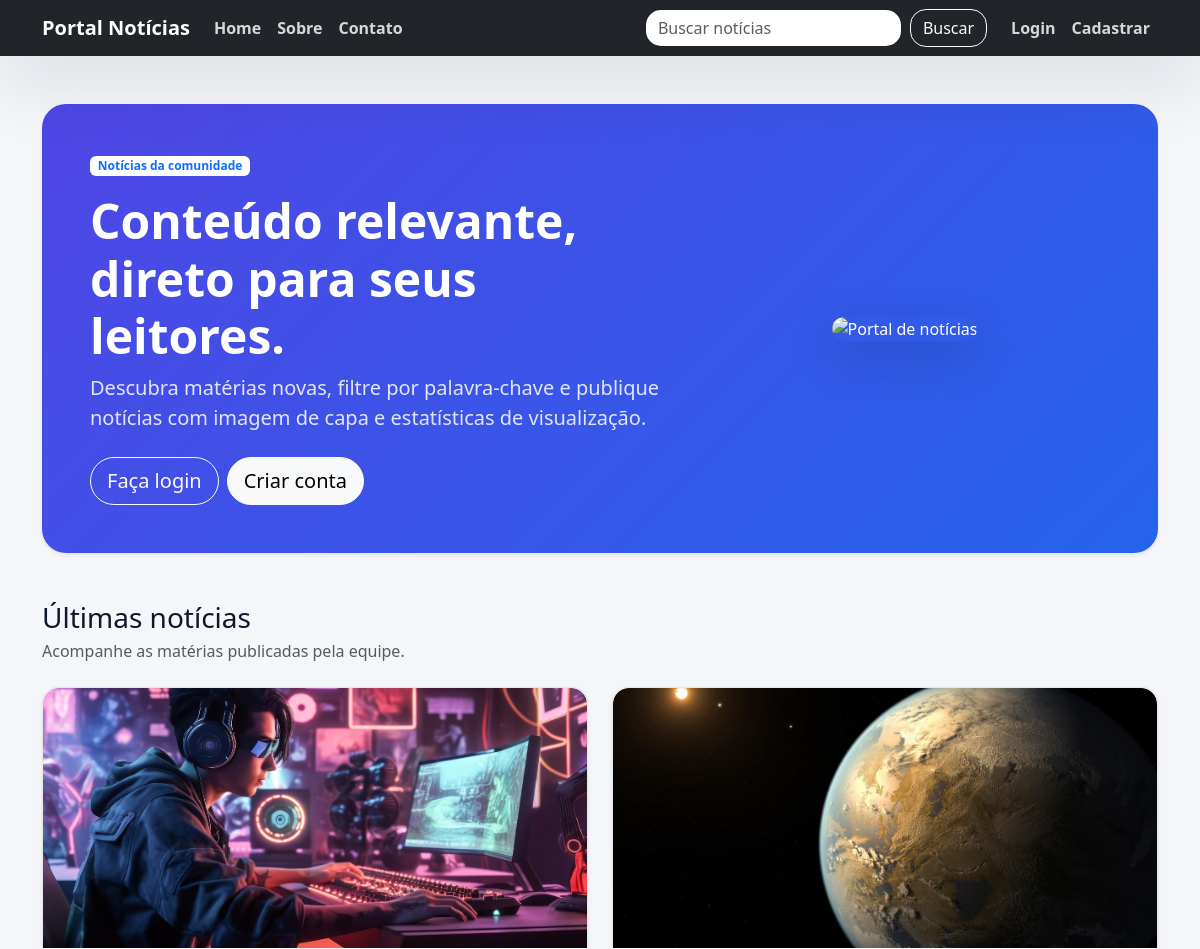
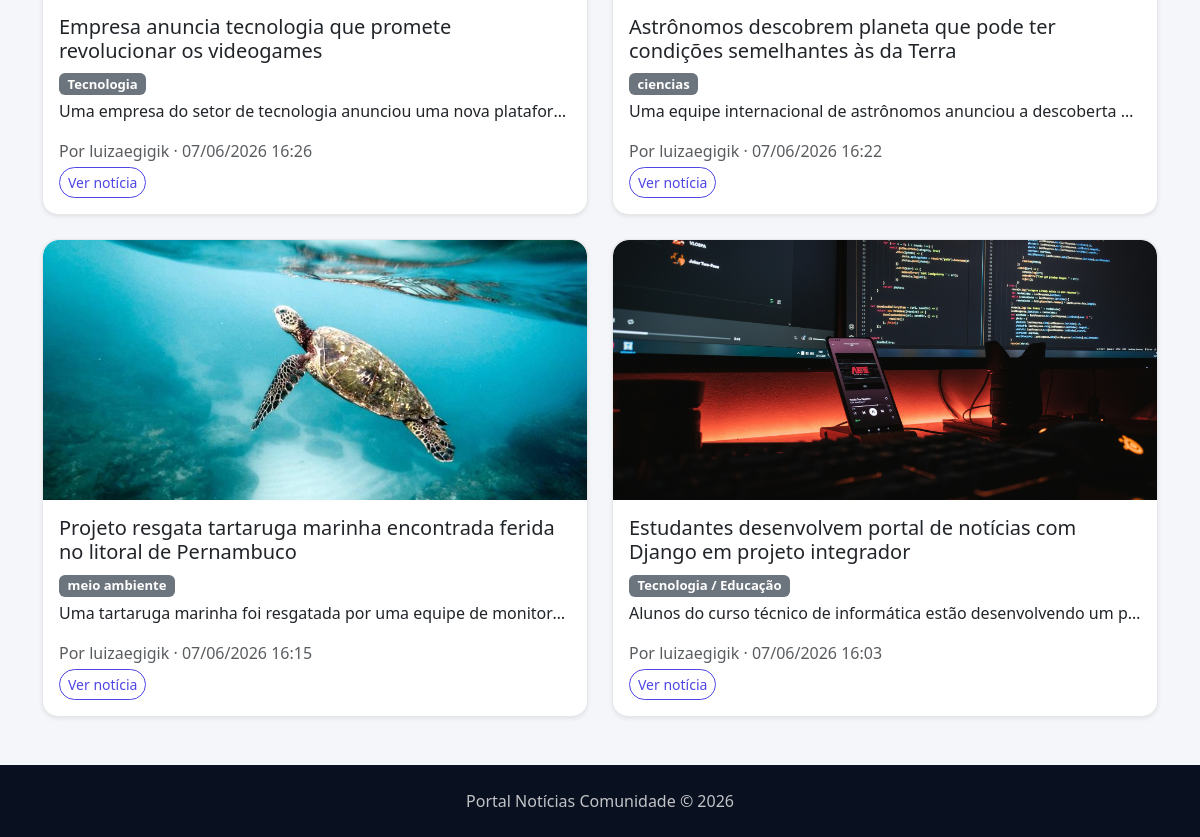
The page / on the database its author committed (2 pictures, top to bottom).
### noticias/models.py (models this page shows, shortened)
class Noticia(models.Model):
    titulo = models.CharField(max_length=200)
    conteudo = models.TextField()
    categoria = models.CharField(max_length=100)
    imagem = models.ImageField(upload_to='noticias/', blank=True, null=True)
    data_publicacao = models.DateTimeField(auto_now_add=True)
    autor = models.ForeignKey(User, on_delete=models.CASCADE)
    visualizacoes = models.PositiveIntegerField(default=0)
    class Meta:
        ordering = ['-data_publicacao']

### noticias/views.py (the view, shortened to what this page needs)
# urls.py: 2. Add a URL to urlpatterns:  path('', views.home, name='home')
def home(request):
    query = request.GET.get('q', '')
    noticias = Noticia.objects.all()
    context = {
        'noticias': noticias,
        'query': query,
    }
    return render(request, 'noticias/home.html', context)

### noticias/templates/noticias/home.html (shortened to what this page needs)
{% extends 'noticias/base.html' %}
{% block content %}
<section class="hero-section p-5 mb-5 shadow-sm">
    <div class="row align-items-center">
        <div class="col-lg-7">
            <span class="badge bg-white text-primary mb-3">Notícias da comunidade</span>
            <h1 class="display-5 fw-bold">Conteúdo relevante, direto para seus leitores.</h1>
            <p class="lead text-white opacity-85 mb-4">Descubra matérias novas, filtre por palavra-chave e publique notícias com imagem de capa e estatísticas de visualização.</p>
            <div class="d-flex flex-wrap gap-2">
                {% if user.is_authenticated %}
                    <a class="btn btn-light btn-lg" href="{% url 'noticia_create' %}">Publicar notícia</a>
                {% else %}
                    <a class="btn btn-outline-light btn-lg" href="{% url 'login' %}">Faça login</a>
                    <a class="btn btn-light btn-lg" href="{% url 'register' %}">Criar conta</a>
                {% endif %}
            </div>
        </div>
        <div class="col-lg-5 text-center mt-4 mt-lg-0">
            <img src="https://images.unsplash.com/photo-1504384308090-c894fdcc538d?auto=format&fit=crop&w=900&q=80" class="img-fluid rounded-4 shadow-lg" alt="Portal de notícias" />
        </div>
    </div>
</section>
<div class="d-flex flex-column flex-md-row justify-content-between align-items-start align-items-md-center mb-4 gap-3">
    <div>
        <h2 class="h3 mb-1">Últimas notícias</h2>
        <p class="text-muted mb-0">Acompanhe as matérias publicadas pela equipe.</p>
    </div>
</div>
{% if noticias.exists %}
<div class="row gy-4">
    {% for noticia in noticias %}
        <div class="col-md-6">
            <div class="card noticia-card h-100 shadow-sm">
                {% if noticia.imagem %}
                    <img src="{{ noticia.imagem.url }}" class="card-img-top" alt="Capa da notícia">
                {% else %}
                    <img src="https://via.placeholder.com/800x420?text=Sem+imagem" class="card-img-top" alt="Sem imagem">
                {% endif %}
                <div class="card-body d-flex flex-column">
                    <h5 class="card-title">{{ noticia.titulo }}</h5>
                    <p class="mb-1">
                        <span class="badge bg-secondary badge-categoria">{{ noticia.categoria }}</span>
                    </p>
                    <p class="card-text text-truncate">{{ noticia.conteudo|truncatechars:150 }}</p>
                    <div class="mt-auto">
                        <p class="text-muted mb-1">Por {{ noticia.autor.username }} · {{ noticia.data_publicacao|date:'d/m/Y H:i' }}</p>
                        <a href="{% url 'noticia_detail' noticia.pk %}" class="btn btn-outline-primary btn-sm">Ver notícia</a>
                    </div>
                </div>
            </div>
        </div>
    {% endfor %}
</div>
{% else %}
    <div class="alert alert-info">Nenhuma notícia encontrada.</div>
{% endif %}
{% endblock %}

### noticias/templates/noticias/base.html (shortened to what this page needs)
<!DOCTYPE html>
<html lang="pt-br">
<head>
    <link href="https://cdn.jsdelivr.net/npm/bootstrap@5.3.2/dist/css/bootstrap.min.css" rel="stylesheet" />
</head>
<body class="d-flex flex-column min-vh-100">
<nav class="navbar navbar-expand-lg navbar-dark bg-dark">
    <div class="container">
        <a class="navbar-brand" href="{% url 'home' %}">Portal Notícias</a>
        <div class="collapse navbar-collapse" id="navbarNav">
            <ul class="navbar-nav me-auto mb-2 mb-lg-0">
                <li class="nav-item"><a class="nav-link" href="{% url 'home' %}">Home</a></li>
                <li class="nav-item"><a class="nav-link" href="{% url 'about' %}">Sobre</a></li>
                <li class="nav-item"><a class="nav-link" href="{% url 'contact' %}">Contato</a></li>
            </ul>
            <form class="d-flex" action="{% url 'home' %}" method="get">
                <input class="form-control me-2" type="search" name="q" placeholder="Buscar notícias" aria-label="Buscar" value="{{ query|default:'' }}" />
                <button class="btn btn-outline-light" type="submit">Buscar</button>
            </form>
            <ul class="navbar-nav ms-3">
                {% if user.is_authenticated %}
                    <li class="nav-item"><a class="nav-link" href="{% url 'admin_noticias' %}">Notícias</a></li>
                    <li class="nav-item"><a class="nav-link" href="{% url 'admin_tarefas' %}">Tarefas</a></li>
                    <li class="nav-item"><a class="nav-link" href="{% url 'logout' %}">Sair</a></li>
                {% else %}
                    <li class="nav-item"><a class="nav-link" href="{% url 'login' %}">Login</a></li>
                    <li class="nav-item"><a class="nav-link" href="{% url 'register' %}">Cadastrar</a></li>
                {% endif %}
            </ul>
        </div>
    </div>
</nav>
<div class="container my-5">
    {% block content %}{% endblock %}
</div>
<footer class="footer-dark py-4 mt-auto">
    <div class="container text-center">
        <p class="mb-0">Portal Notícias Comunidade &copy; 2026</p>
    </div>
</footer>
</body>
</html>

### noticias/templates/noticias/base.html (style rules this page uses)
:root { color-scheme: light; font-family: 'Inter', sans-serif; --bg: #f4f6f9; --bg-surface: #ffffff; --text: #0f172a; --muted: #64748b; --primary: #4f46e5; --primary-soft: #eef2ff; --border: rgba(15, 23, 42, 0.1); }
*, *::before, *::after { box-sizing: border-box; }
body { margin: 0; background: var(--bg); color: var(--text); min-height: 100vh; }
a { transition: color 0.2s ease, transform 0.2s ease; }
.navbar { background: #0b1123; box-shadow: 0 24px 70px rgba(15, 23, 42, 0.12); }
.navbar-brand, .nav-link { font-weight: 600; }
.nav-link { color: rgba(255, 255, 255, 0.82) !important; }
.noticia-card img { max-height: 260px; object-fit: cover; border-top-left-radius: 1rem; border-top-right-radius: 1rem; }
.noticia-card { border: 1px solid var(--border); border-radius: 1rem; transition: transform 0.25s ease, box-shadow 0.25s ease; overflow: hidden; background: var(--bg-surface); }
.badge-categoria { font-size: 0.82rem; }
.hero-section { background: linear-gradient(135deg, #4f46e5 0%, #2563eb 100%); border-radius: 1.5rem; color: #fff; overflow: hidden; }
.hero-section .btn { border-radius: 999px; }
.hero-section p { max-width: 620px; }
.card, .form-control, .btn, .table { border-radius: 1rem; }
.form-control { border: 1px solid rgba(15, 23, 42, 0.12); box-shadow: none; }
.btn-outline-primary { color: var(--primary); border-color: var(--primary); }
.opacity-85 { opacity: 0.85; }
.footer-dark { background: #09101f; color: rgba(255, 255, 255, 0.75); }

### rows shown on the page
Noticia: imagem (picture), titulo "Empresa anuncia tecnologia que promete revolucionar os videogames", categoria "Tecnologia", conteudo "Uma empresa do setor de tecnologia anunciou uma nova platafor…", autor.username "luizaegigik", data_publicacao "07/06/2026 16:26"
Noticia: imagem (picture), titulo "Astrônomos descobrem planeta que pode ter condições semelhantes às da Terra", categoria "ciencias", conteudo "Uma equipe internacional de astrônomos anunciou a descoberta…", autor.username "luizaegigik", data_publicacao "07/06/2026 16:22"
Noticia: imagem (picture), titulo "Projeto resgata tartaruga marinha encontrada ferida no litoral de Pernambuco", categoria "meio ambiente", conteudo "Uma tartaruga marinha foi resgatada por uma equipe de monitor…", autor.username "luizaegigik", data_publicacao "07/06/2026 16:15"
Noticia: imagem (picture), titulo "Estudantes desenvolvem portal de notícias com Django em projeto integrador", categoria "Tecnologia / Educação", conteudo "Alunos do curso técnico de informática estão desenvolvendo um p…", autor.username "luizaegigik", data_publicacao "07/06/2026 16:03"
